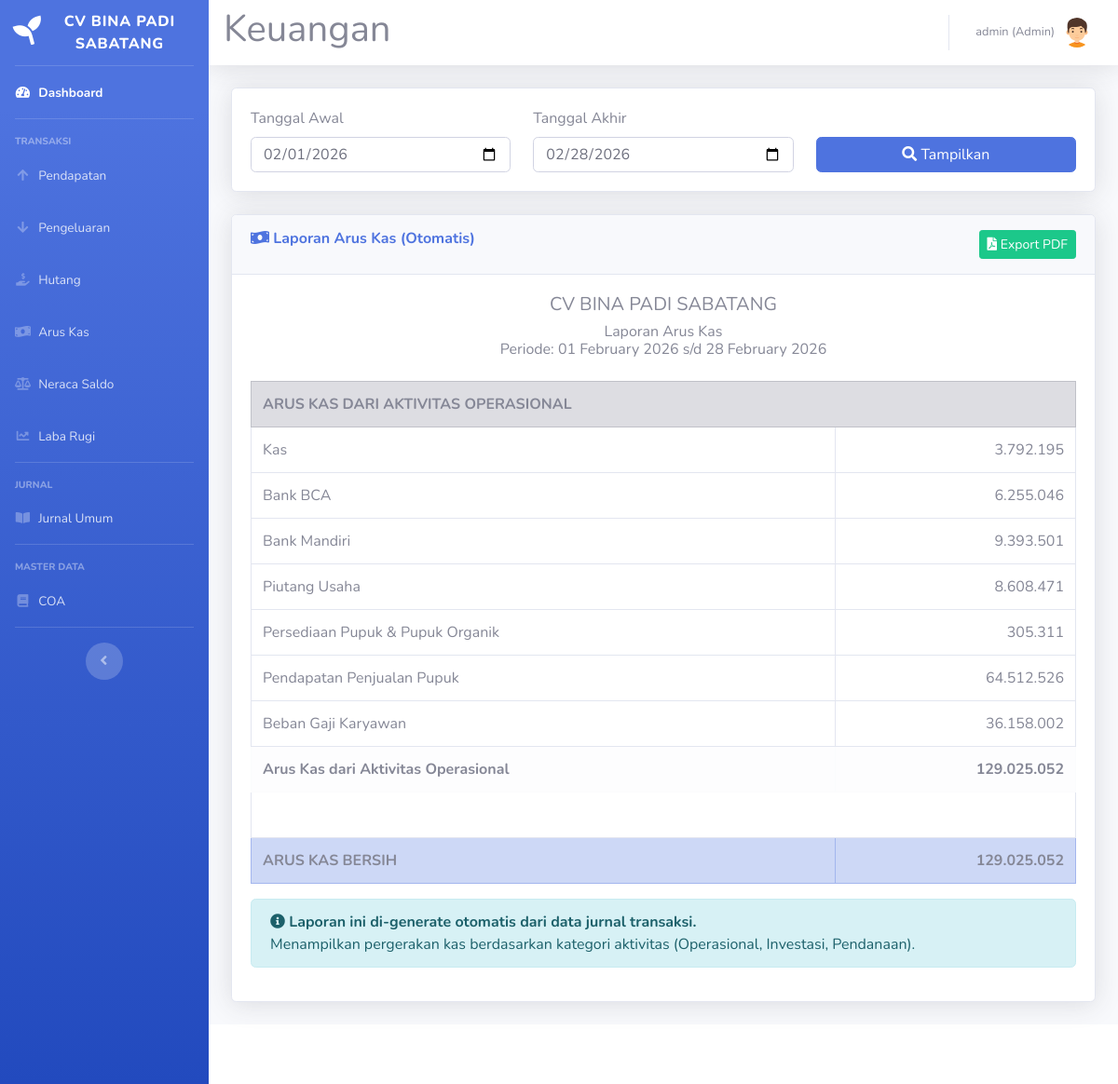
Page /arus-kas-auto.php (signed in) on the committed database.
### tables this page shows
CREATE TABLE `chart_of_accounts` (
  `id_akun` int(11) NOT NULL,
  `nomor_akun` varchar(20) NOT NULL,
  `nama_akun` varchar(100) NOT NULL,
  `jenis_akun` enum('Asset','Kewajiban','Ekuitas','Pendapatan','Beban') NOT NULL,
  `saldo_normal` enum('Debit','Kredit') NOT NULL,
  `kategori_arus_kas` varchar(20) DEFAULT NULL COMMENT 'Operasional/Investasi/Pendanaan',
  `is_active` tinyint(1) DEFAULT 1,
  `created_at` timestamp NOT NULL DEFAULT current_timestamp()
);

### arus-kas-auto.php (the view, shortened to what this page needs)
<?php
require_once 'includes/functions-jurnal.php';
?>
<!DOCTYPE html>
<html lang="en">
<head>
    <link href="vendor/fontawesome-free/css/all.min.css" rel="stylesheet">
    <link href="css/sb-admin-2.min.css" rel="stylesheet">
</head>
<body>
    <?php require('sidebar.php'); require('navbar.php');
    $tanggal_awal = isset($_GET['tanggal_awal']) ? $_GET['tanggal_awal'] : date('Y-m-01');
    $tanggal_akhir = isset($_GET['tanggal_akhir']) ? $_GET['tanggal_akhir'] : date('Y-m-t');
    $sql = "SELECT
                ca.id_akun,
                ca.nomor_akun,
                ca.nama_akun,
                ca.kategori_arus_kas,
                ca.jenis_akun,
                ca.saldo_normal,
                COALESCE(SUM(
                    CASE WHEN ca.saldo_normal = 'Debit' THEN jl.debit - jl.kredit ELSE jl.kredit - jl.debit END
                ), 0) AS jumlah
            FROM chart_of_accounts ca
            LEFT JOIN journal_lines jl ON ca.id_akun = jl.id_akun
            LEFT JOIN journal_entries je ON jl.id_jurnal = je.id_jurnal
                AND je.tanggal BETWEEN '$tanggal_awal' AND '$tanggal_akhir'
            WHERE ca.kategori_arus_kas IN ('Operasional', 'Investasi', 'Pendanaan')
            GROUP BY ca.id_akun, ca.kategori_arus_kas
            HAVING jumlah != 0
            ORDER BY ca.kategori_arus_kas, ca.nomor_akun";
    $result = mysqli_query($koneksi, $sql);
    $arus_kas = [
        'Operasional' => ['items' => [], 'total' => 0],
        'Investasi' => ['items' => [], 'total' => 0],
        'Pendanaan' => ['items' => [], 'total' => 0]
    ];
    while ($row = mysqli_fetch_assoc($result)) {
        $kategori = $row['kategori_arus_kas'];
        $arus_kas[$kategori]['items'][] = $row;
        $arus_kas[$kategori]['total'] += $row['jumlah'];
    }
    $total_arus_kas_bersih = $arus_kas['Operasional']['total'] + $arus_kas['Investasi']['total'] + $arus_kas['Pendanaan']['total'];
    ?>
    <div id="content">
        <div class="container-fluid">
            <div class="card shadow mb-4">
                <div class="card-body">
                    <form method="GET">
                        <div class="row">
                            <div class="col-md-4">
                                <label>Tanggal Awal</label>
                                <input type="date" name="tanggal_awal" class="form-control" value="<?php echo $tanggal_awal; ?>" required>
                            </div>
                            <div class="col-md-4">
                                <label>Tanggal Akhir</label>
                                <input type="date" name="tanggal_akhir" class="form-control" value="<?php echo $tanggal_akhir; ?>" required>
                            </div>
                            <div class="col-md-4">
                                <label>&nbsp;</label>
                                <button type="submit" class="btn btn-primary btn-block"><i class="fas fa-search"></i> Tampilkan</button>
                            </div>
                        </div>
                    </form>
                </div>
            </div>
            <div class="card shadow mb-4">
                <div class="card-header py-3 d-flex justify-content-between">
                    <h6 class="m-0 font-weight-bold text-primary"><i class="fas fa-money-bill-wave"></i> Laporan Arus Kas (Otomatis)</h6>
                    <a href="export-arus-kas-auto.php?tanggal_awal=<?php echo $tanggal_awal; ?>&tanggal_akhir=<?php echo $tanggal_akhir; ?>" class="btn btn-success btn-sm" target="_blank"><i class="fas fa-file-pdf"></i> Export PDF</a>
                </div>
                <div class="card-body">
                    <h5 class="text-center mb-2">CV BINA PADI SABATANG</h5>
                    <h6 class="text-center mb-4">Laporan Arus Kas<br>Periode: <?php echo date('d F Y', strtotime($tanggal_awal)); ?> s/d <?php echo date('d F Y', strtotime($tanggal_akhir)); ?></h6>
                    <table class="table table-bordered">
                        <?php foreach ($arus_kas as $kategori => $data): ?>
                            <?php if (empty($data['items'])) continue; ?>
                            <tr class="table-secondary">
                                <th colspan="2">ARUS KAS DARI AKTIVITAS <?php echo strtoupper($kategori); ?></th>
                            </tr>
                            <?php foreach ($data['items'] as $item): ?>
                                <tr>
                                    <td><?php echo $item['nama_akun']; ?></td>
                                    <td class="text-right"><?php echo number_format($item['jumlah'], 0, ',', '.'); ?></td>
                                </tr>
                            <?php endforeach; ?>
                            <tr class="table-light">
                                <td><strong>Arus Kas dari Aktivitas <?php echo $kategori; ?></strong></td>
                                <td class="text-right"><strong><?php echo number_format($data['total'], 0, ',', '.'); ?></strong></td>
                            </tr>
                            <tr><td colspan="2">&nbsp;</td></tr>
                        <?php endforeach; ?>
                        <tr class="table-primary">
                            <td><strong>ARUS KAS BERSIH</strong></td>
                            <td class="text-right"><strong><?php echo number_format($total_arus_kas_bersih, 0, ',', '.'); ?></strong></td>
                        </tr>
                    </table>
                    <div class="alert alert-info">
                        <i class="fas fa-info-circle"></i>
                        <strong>Laporan ini di-generate otomatis dari data jurnal transaksi.</strong><br>
                        Menampilkan pergerakan kas berdasarkan kategori aktivitas (Operasional, Investasi, Pendanaan).
                    </div>
                </div>
            </div>
        </div>
        <?php require 'footer.php'; ?>
    </div>
</body>
</html>

### rows in the picture
chart_of_accounts: kategori_arus_kas "OPERASIONAL", nama_akun "Beban Gaji Karyawan", jumlah "36.158.002", kategori_arus_kas "Operasional", total "129.025.052"
chart_of_accounts: nama_akun "Kas", jumlah "3.792.195"
chart_of_accounts: nama_akun "Bank BCA", jumlah "6.255.046"
chart_of_accounts: nama_akun "Bank Mandiri", jumlah "9.393.501"
chart_of_accounts: nama_akun "Piutang Usaha", jumlah "8.608.471"
chart_of_accounts: nama_akun "Persediaan Pupuk & Pupuk Organik", jumlah "305.311"
chart_of_accounts: nama_akun "Pendapatan Penjualan Pupuk", jumlah "64.512.526"

### other values in the picture
$_SESSION['nama'] "admin"
$_SESSION['level'] "Admin"
date('d F Y', strtotime($tanggal_awal)) "01 February 2026"
date('d F Y', strtotime($tanggal_akhir)) "28 February 2026"
$total_arus_kas_bersih "129.025.052"
